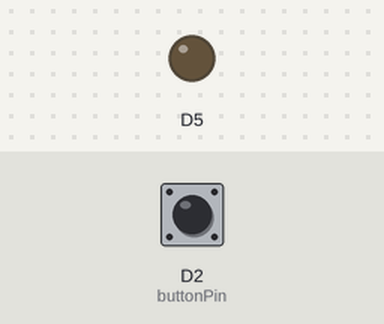
A sketch run on a simulated ESP8266 (NodeMCU). Parts: output pins drawn as LEDs (lit = HIGH). The test bench sets the inputs (shaded band); at power-on: D2 (buttonPin) HIGH.

Above: at 1.2 s.
1.3 s: D2 (buttonPin) pulled LOW for 0.15 s
At 1.9 s:
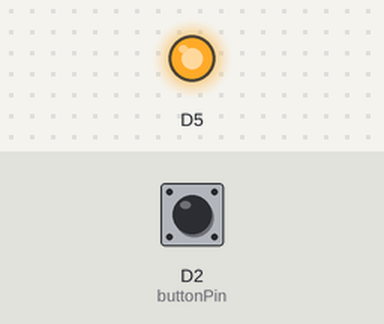
2.9 s: D2 (buttonPin) pulled LOW for 1 s
At 4.3 s:
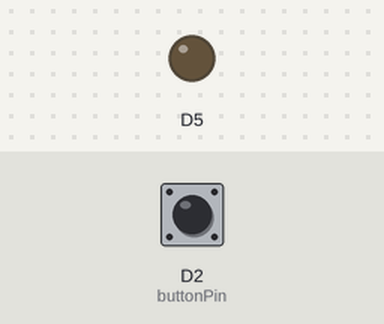
5.4 s: D2 (buttonPin) pulled LOW for 3.2 s
At 6.2 s:
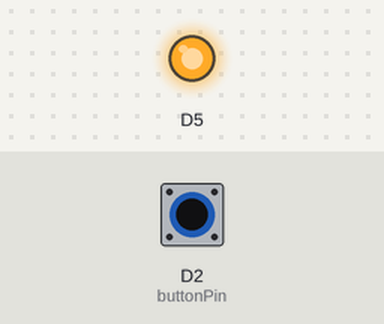
Timing chart, 0 to 8.4 s (numbered marks = the images above; inputs shaded):
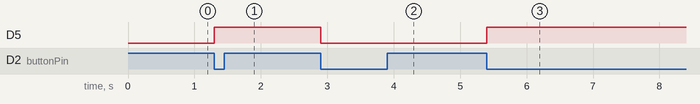

The sketch:

code.ino
```cpp
#define ledPin D13
#define buttonPin D2
bool ledState = LOW;
bool lastButtonState = HIGH;

void setup() {
  pinMode(ledPin, OUTPUT);
  pinMode(buttonPin, INPUT_PULLUP);
}

void loop() {
  bool buttonState = digitalRead(buttonPin);
  if (lastButtonState == HIGH && buttonState == LOW) {
    ledState = !ledState;
    digitalWrite(ledPin, ledState);
    delay(200);
  }
  lastButtonState = buttonState;
}
```

Measured:
- after the input at 1.3 s, D5: LOW → HIGH at once
- after the input at 2.9 s, D5: HIGH → LOW at once
- after the input at 5.4 s, D5: LOW → HIGH at once
